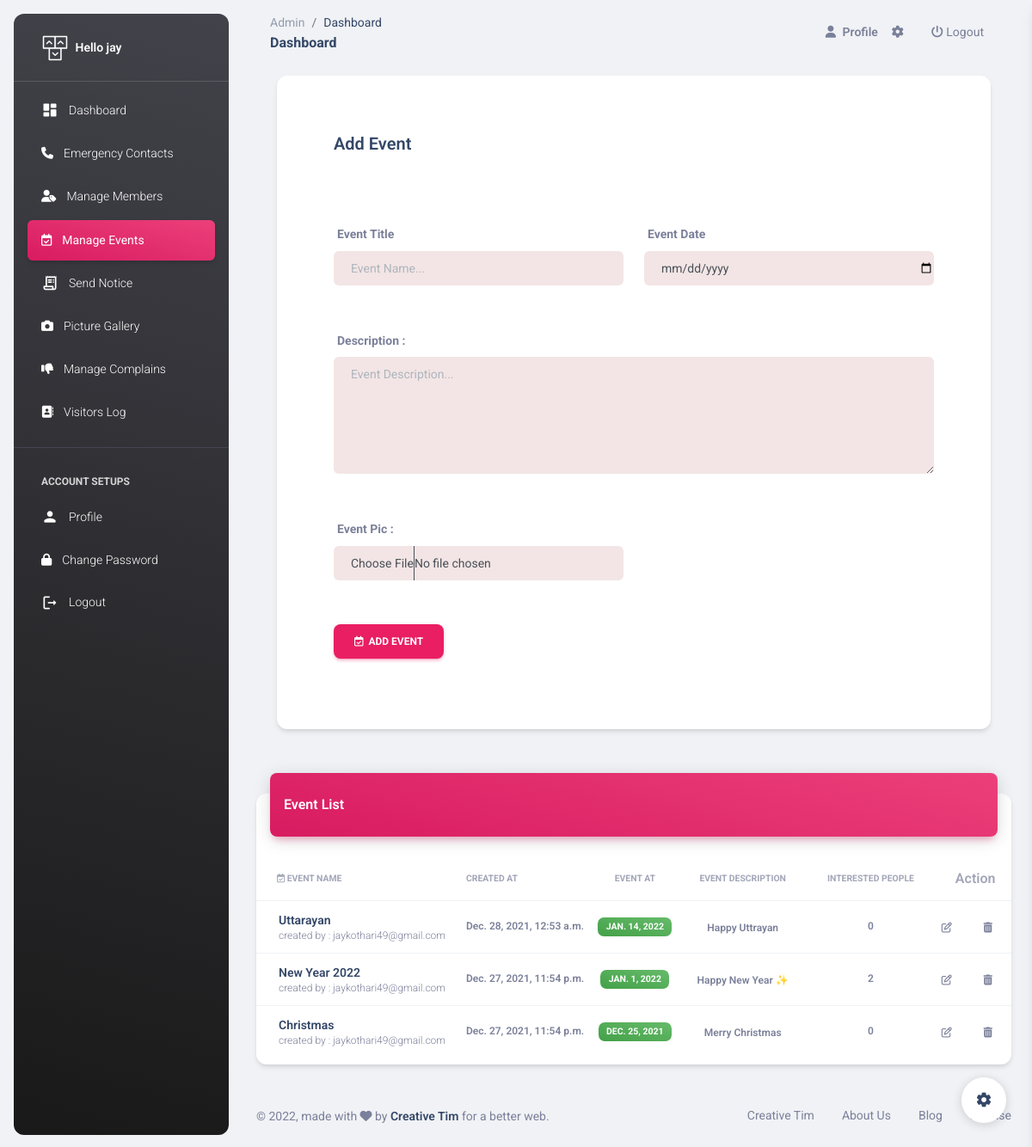
Before: /Sec/add-event/ (signed in) with the older database file.
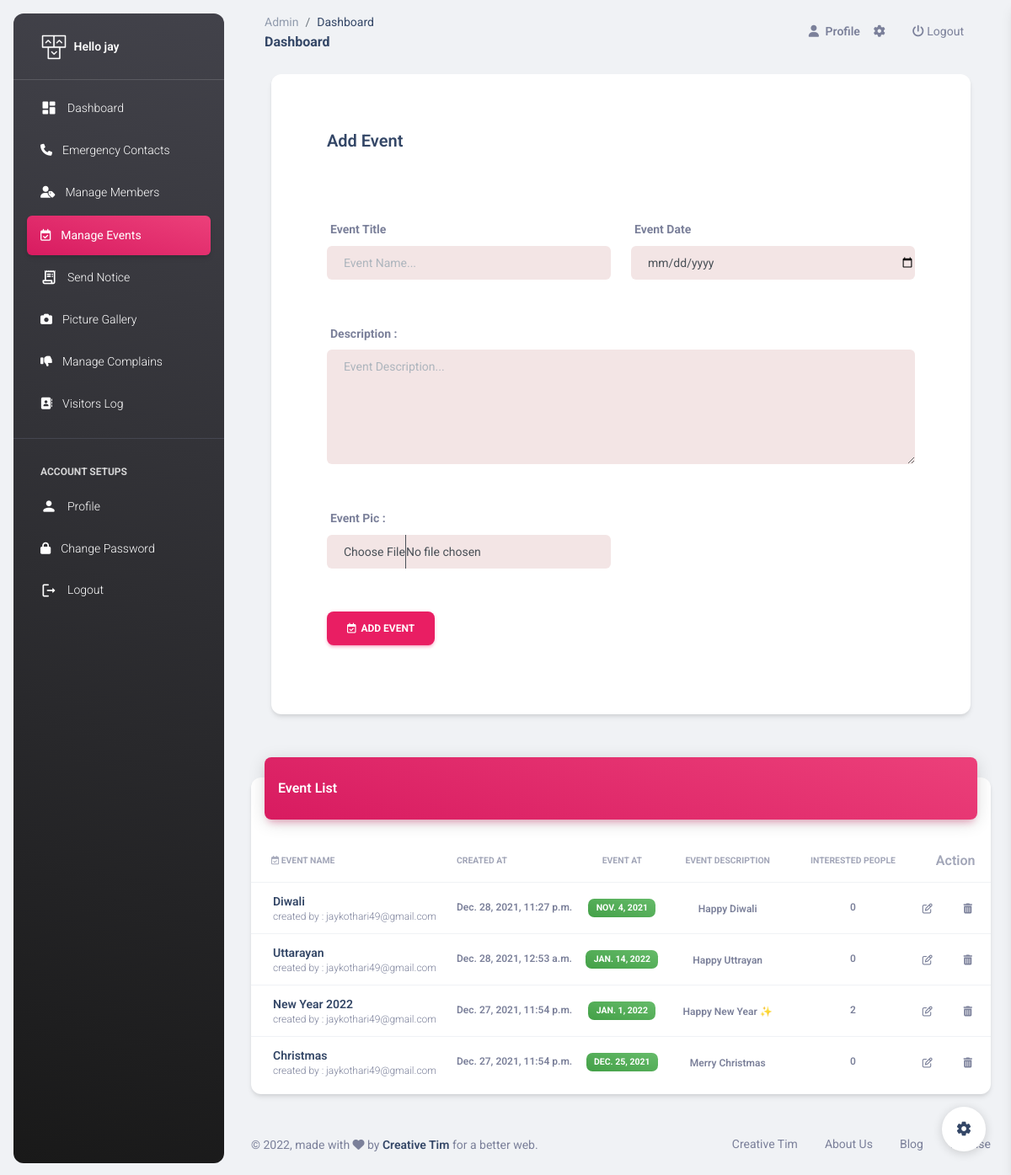
After: the same page with the newer database file.
### MemberApp/models.py (models this page shows, shortened)
class Event(models.Model):
    uid = models.ForeignKey(SecUser,on_delete=models.CASCADE)
    event_name = models.CharField(max_length=90)
    event_des = models.TextField()
    created_at = models.DateTimeField(auto_now_add=True)
    event_at = models.DateField()
    pic = models.FileField(upload_to='Event',null=True,blank=True)
    interest = models.ManyToManyField(Member,related_name='Likes')

### SecApp/models.py (models this page shows, shortened)
class SecUser(models.Model):
    name = models.CharField(max_length=50)
    email = models.EmailField(unique=True)
    mobile = models.CharField(max_length=15)
    password = models.CharField(max_length=50)
    pic = models.FileField(upload_to='Profile',default='avatar.png')
    setting = models.BooleanField(default=False)

### SecApp/views.py (the view, shortened to what this page needs)
# urls.py: path('add-event/',views.add_event, name='add-event'),
def add_event(request):
    uid = SecUser.objects.get(email=request.session['email'])
    events = mm.Event.objects.all()[::-1]
    return render(request,'add-event.html',{'uid':uid,'events':events})

### SecApp/templates/add-event.html (shortened to what the changed rows need)
{% extends 'sec-header.html' %}
{% load static %}
{% block content %}
<br><br><br>
<div class="container-fluid px-2 px-md-4">
    <br><br>
  <div class="row">
    <div class="col-12">
      <div class="card my-4">
        <div class="card-body px-0 pb-2">
          <div class="table-responsive p-0">
            <table class="table align-items-center mb-0">
              <thead>
                <tr>
                  <th class="text-uppercase text-secondary text-xxs font-weight-bolder opacity-7 Center"><i class="fa fa-calendar-check-o"></i> Event Name</th>
                  <th class="text-uppercase text-secondary text-xxs font-weight-bolder opacity-7 ps-2">Created At</th>
                  <th class="text-center text-uppercase text-secondary text-xxs font-weight-bolder opacity-7">Event At</th>
                  <th class="text-center text-uppercase text-secondary text-xxs font-weight-bolder opacity-7">Event Description</th>
                  <th class="text-center text-uppercase text-secondary text-xxs font-weight-bolder opacity-7">Interested People</th>
                  <th class="text-secondary opacity-7" colspan="2">Action</th>
                </tr>
              </thead>
              <tbody>
                {% for one in events %}
                <tr>
                  <td>
                    <div class="d-flex px-2 py-1">
                      <div class="d-flex flex-column justify-content-center" style="margin-left: 10px;">
                        <h6 class="mb-0 text-sm">{{one.event_name}}</h6>
                        <a href="mailto:{{one.uid.email}}"><p class="text-xs text-secondary mb-0">created by : {{one.uid.email}}</p></a>
                      </div>
                    </div>
                  </td>
                  <td>
                    <p class="text-xs font-weight-bold mb-0">{{one.created_at}}</p>
                  </td>
                  <td class="align-middle text-center text-sm">
                    <span class="badge badge-sm bg-gradient-success">{{one.event_at}}</span>
                  </td>
                  <td class="align-middle text-center">
                    <span class="text-secondary text-xs font-weight-bold">{{one.event_des}}</span>
                  </td>
                  <td class="align-middle text-center">
                    <p class="text-xs font-weight-bold mb-0">{{one.interest.all.count}}</p>
                  </td>
                  <td class="align-middle">
                    <a href="{% url 'edit-event' one.id %}" class="text-secondary font-weight-bold text-xs" data-toggle="tooltip" data-original-title="Edit user">
                      <i class="fa fa-edit"></i>
                    </a>
                  </td>
                  <td class="align-middle">
                    <a href="{% url 'delete-event' one.id %}" class="text-secondary font-weight-bold text-xs" data-toggle="tooltip" data-original-title="Delete user">
                      <i class="fa fa-trash"></i>
                    </a>
                  </td>
                </tr>
                {% endfor %}
              </tbody>
            </table>
          </div>
        </div>
      </div>
    </div>
  </div>
  </div>
{% endblock %}

Changed rows visible on the page:
added Event: event_name "Diwali", uid.email "jaykothari49@gmail.com", created_at "Dec. 28, 2021, 11:27 p.m.", event_at "NOV. 4, 2021", event_des "Happy Diwali", interest.all.count "0"
